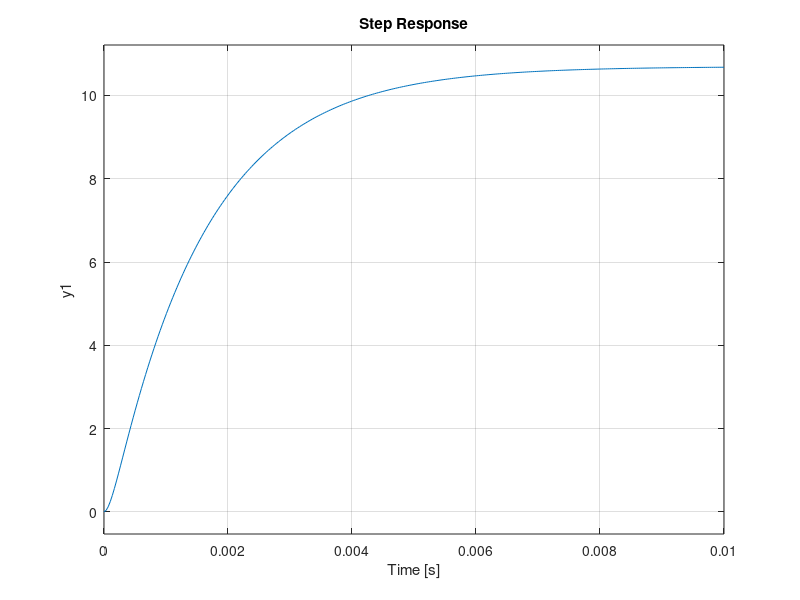

Write the MATLAB code that produced this figure.
% Note: All variables are cleared when this is run
clear all; clc;

%set student number variables
numA = 10 + 1;
numB = 10 + 2;
numC = 10 + 3;
numD = 10 + 4;
numE = 10 + 5;
numF = 10 + 6;
numG = 10 + 7;
numH = 10 + 8;

%Set variables
s = tf('s');

G1 = 1/(s+numA);
G2 = 10/(s+numB);
G3 = 10/(s+numC);
G4 = 10/(s+numD);
G5 = 1/(s+numE);

H1 = 100/(s+numF);
H2 = 1000/(s+numG);

%%%%%%%%%%%
% Q1
%%%%%%%%%%%

if 1
   Q1.G11 = minreal(((G1*G2) / (1+((G1*G2)*(H2*G5)*((G3/G2)+(H1*G4))))))
   Q1.G12 = minreal(((H1*G2*G4 + G3)*(G1)*(G5))/(1+(H1*G2*G4 + G3)*(G1)*(G5)*(H2)));
   
   AG21 = G1*(-1*H2*G5);
   BG21 = AG21/(1-AG21*G3);
   CG21 = BG21*G2*G4;
   DG21 = CG21/(1-CG21*H1);
   Q1.G21 = minreal(-1*DG21);
   
   AG22 = G1*(-1*H2);
   BG22 = G2*G4*H1 + G3;
   CG22 = -1*G4;
   DG22 = G5/(1-(G5*AG22*BG22));
   Q1.G22 = minreal(CG22*DG22);
end

%%%%%%%%%%%
% Q2
%%%%%%%%%%%

if 1
    Q2.G1 = Q1.G21 + Q1.G11;
    Q2.G2 = Q1.G22 + Q1.G12;
end

%%%%%%%%%%%
% Q3
%%%%%%%%%%%

if 1
    %set variables
    Rw = 1 + numA/10;
    Lw = (100 + 10 * numB) * 10^(-6);

    Jr = (numC / 10) * 10^(-6);
    Br=(numD + numE + numF) * 10^(-6);

    km = (10 + numG)/1000;
    Km = (10 + numG)/1000;

    Vin = 12; %input of 1 (for some reson i cant use imput 12/s then divide output by 12/s)

    Jf = numG/30 * 10^(-6);
    Bf = numH * Br;

    tf_elec = minreal(1/(s*Lw + Rw));
    tf_mech = minreal(1/(s*(Jr + Jf) + Br + Bf));

    tf_noFeedback = minreal(tf_elec * km * tf_mech);

    tf_Feedback = minreal(feedback(tf_noFeedback, Km))

    step(tf_Feedback)

    Q3.Ye = tf_elec;
    Q3.Ym = tf_mech;
    Q3.G = tf_Feedback;
end

%%%%%%%%%%%
% MakeMat
%%%%%%%%%%%

if 0
   SN = 12345678
   makeMat341 
end